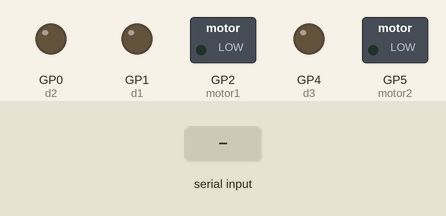
Simulated run of this program. Board: Raspberry Pi Pico running CircuitPython. Shown: switched loads named in the program (green lamp = pin HIGH), output pins drawn as LEDs (lit = HIGH). Inputs (shaded band) come from the test bench. Pins used as bus, display or sensor lines are not drawn; what the program prints to the serial console is not drawn. At 1.3 s the program ends and the board releases its pins; the recording ends there.

Above: at 1.2 s.
1.3 s: "1" typed at the serial console, then Enter
Timing chart, 0 to 1.3 s (numbered marks = the images above; inputs shaded):
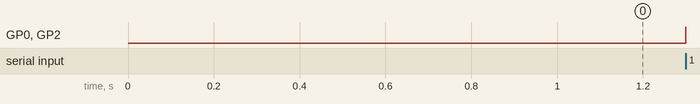

The program:

Speed.py
```python
import board
import busio
import time
import analogio
import pwmio
import digitalio

num = input()
speed = float(num)

motor1 = pwmio.PWMOut(board.GP2, frequency = 1000)

d1 = digitalio.DigitalInOut(board.GP1)
d1.direction = digitalio.Direction.OUTPUT
d2 = digitalio.DigitalInOut(board.GP0)
d2.direction = digitalio.Direction.OUTPUT

motor2 = pwmio.PWMOut(board.GP5, frequency = 1000)

d3 = digitalio.DigitalInOut(board.GP4)
d3.direction = digitalio.Direction.OUTPUT
d4 = digitalio.DigitalInOut(board.GP3)
d4.direction = digitalio.Direction.OUTPUT

d1.value = 0
d2.value = 1

d3.value = 0
d4.value = 1

motor1.duty_cycle = int(abs(speed) * 65535)
motor2.duty_cycle = int(abs(speed) * 65535)
```
